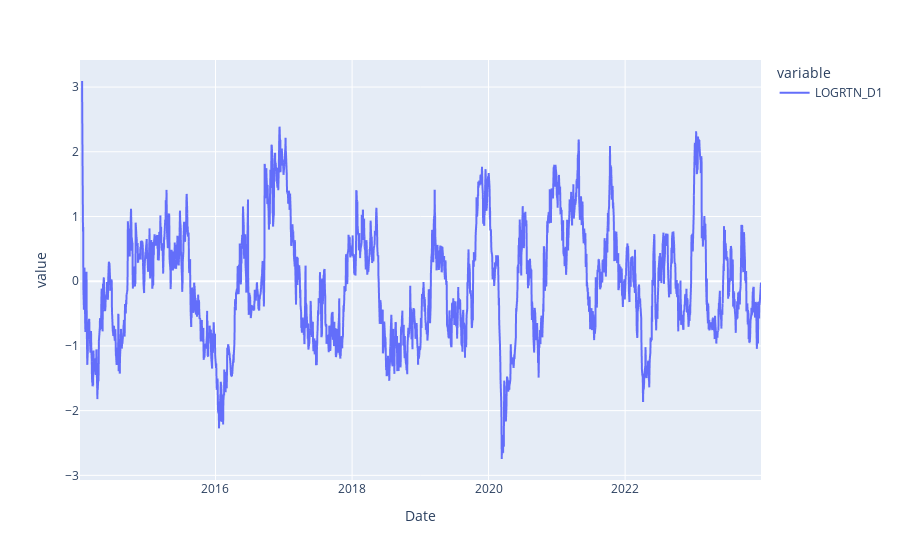

Source (notebook cell):
### Code cell
sharpe_ratio.plot().update_layout(autosize = True).show()

### Figure 1 — Plotly figure (JSON) as saved in the notebook; plotly's stock layout.template omitted (floating-point values rounded to 4 significant figures; data arrays with more than 128 entries replaced by an {"elided": "..."} marker saying what was removed)
{"data": [{"hovertemplate": "variable=LOGRTN_D1<br>Date=%{x}<br>value=%{y}<extra></extra>", "legendgroup": "LOGRTN_D1", "line": {"color": "#636efa", "dash": "solid"}, "marker": {"symbol": "circle"}, "mode": "lines", "name": "LOGRTN_D1", "showlegend": true, "type": "scattergl", "x": {"elided": "2523 str values"}, "xaxis": "x", "y": {"elided": "2523 float values"}, "yaxis": "y"}], "layout": {"autosize": true, "legend": {"title": {"text": "variable"}, "tracegroupgap": 0}, "margin": {"t": 60}, "xaxis": {"anchor": "y", "domain": [0, 1], "title": {"text": "Date"}}, "yaxis": {"anchor": "x", "domain": [0, 1], "title": {"text": "value"}}}}
